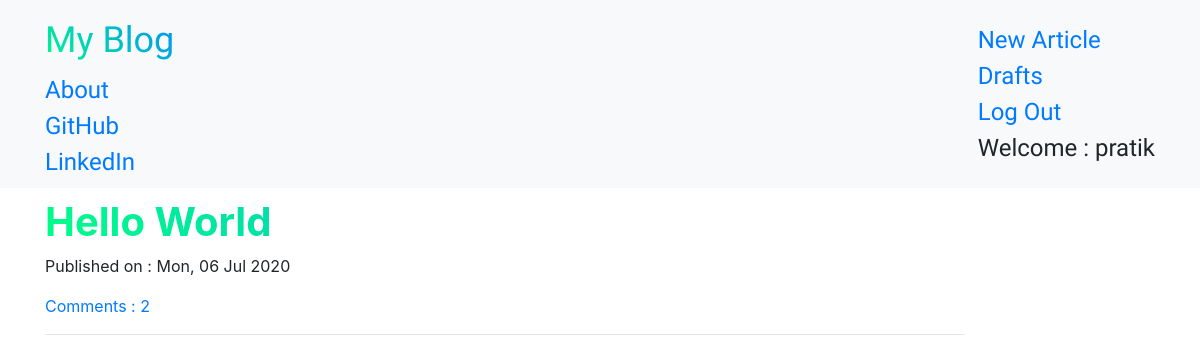
The app's page / (signed in) with its own data.
### BlogApp/models.py (models this page shows, shortened)
class Article(models.Model):
    author = models.ForeignKey('auth.User', on_delete = models.CASCADE)
    title = models.CharField(max_length = 200)
    text = models.TextField()
    create_date = models.DateTimeField(default = timezone.now())
    published_date = models.DateTimeField(blank = True, null = True)
    def approve_comments(self):
        return self.comments.filter(approved_comment = True)

### BlogApp/views.py (the view)
# urls.py: path('', views.ArticleListView.as_view(), name="Article-List"),
class ArticleListView(ListView):
    template_name = 'BlogApp/article_list.html'
    queryset = models.Article.objects.filter(published_date__lte=timezone.now()).order_by('-published_date')

### BlogApp/templates/BlogApp/article_list.html
{% extends 'base.html' %}
	{% block content %}
	<div class="centerstage">
		{% for article in object_list %}
		<div class="article">
			<h1 class="hue"><strong><a href="{% url 'BlogApp:Article-Detail' pk=article.pk %}">{{ article.title }}</a></strong></h1>
			<div class="date">
			{% if article.published_date %}
				<p>Published on : {{ article.published_date|date:"D, d M Y" }}</p>
			{% else %}
				<p>Created on : {{ article.create_date|date:"D, d M Y" }}</p>
			{% endif %}
			</div>
			<a href="{% url 'BlogApp:Article-Detail' pk=article.pk %}">Comments : {{ article.approve_comments.count }}</a>
			<hr>
		</div>
		{% endfor %}
	</div>
	{% endblock %}

### BlogApp/templates/base.html (shortened to what this page needs)
<!DOCTYPE html>
{% load static %}
<html lang="en">
	<head>
		<link rel="stylesheet" href="/static/css/bootstrap/bootstrap.css">
		<link rel="stylesheet" href="/static/css/medium/medium-editor.css">
		<link rel="stylesheet" href="/static/css/medium/themes/default.css">
		<link rel="stylesheet" href="/static/css/hue.css">
		<link rel="stylesheet" href="/static/css/blog.css">
	</head>
	<body>
		<nav class="navbar navbar-light bg-light techfont custom-navbar">
			<div class="container">
				<ul class="nav navbar-nav">
					<li><a class="navbar-brand bigbrand hue" href="{% url 'BlogApp:Article-List' %}">My Blog</a></li>
					<li><a href="{% url 'BlogApp:About' %}">About</a></li>
					<li><a href="https://github.com/PratikGarai" target="_blank">GitHub</a></li>
					<li><a href="https://www.linkedin.com/in/pratik-garai-bab1a4191/" target="_blank">LinkedIn</a></li>
				</ul>
				<ul class="nav navbar-nav navbar-right">
					{% if user.is_authenticated %}
					<li><a href="{% url 'BlogApp:Article-Create' %}">New Article</a></li>
					<li><a href="{% url 'BlogApp:Draft-List' %}">Drafts</a></li>
					<li><a href="{% url 'BlogApp:logout' %}">Log Out</a></li>
					<li><a>Welcome : {{ user.username }}</a></li>
					{% else %}
					<li><a href="{% url 'BlogApp:login' %}"><img src="/static/icons/profile-fill.svg" alt="" class="side-icon"> Log In</a></li>
					{% endif %}
				</ul>
			</div>
		</nav>
		<div class="content container">
			<div class="row">
				<div class="col-sm-10">
					<div class="blog_posts">
						{% block content %}
						{% endblock %}
					</div>
				</div>
			</div>
		</div>
	</body>
</html>

### BlogApp/static/css/hue.css (style rules this page uses)
.hue { filter:hue-rotate(0deg); background :linear-gradient(45deg,#0f8,#08f); -webkit-background-clip: text; -webkit-text-fill-color: transparent; animation:hue 10000ms infinite linear; }

### BlogApp/static/css/blog.css (style rules this page uses)
.techfont { font-family : 'Russo One', sans-serif; font-size : 1.5em; margin-bottom : 10px; }
.bigbrand { font-size : 1.5em; }
.centerstage { margin : auto; }

### records on screen
Article: title "Hello World", published_date "Mon, 06 Jul 2020", approve_comments.count "2"

### other values on screen
{{ user.username }} "pratik"
